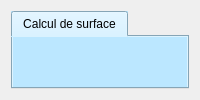
      <widget class="QWidget" name="page_6">
       <layout class="QGridLayout" name="gridLayout_7">
        <item row="0" column="0">
         <widget class="QTabWidget" name="tabWidget">
          <property name="styleSheet">
           <string notr="true">background-color: rgb(187, 231, 255);</string>
          </property>
          <property name="currentIndex">
           <number>0</number>
          </property>
          <widget class="QWidget" name="tab_6_1">
           <attribute name="title">
            <string>Calcul de surface</string>
           </attribute>
           <widget class="QPushButton" name="PB_hp9">
            <property name="geometry">
             <rect>
              <x>660</x>
              <y>460</y>
              <width>101</width>
              <height>61</height>
             </rect>
            </property>
            <property name="font">
             <font>
              <weight>75</weight>
              <bold>true</bold>
             </font>
            </property>
            <property name="styleSheet">
             <string notr="true">background-color:rgb(85, 255, 0)</string>
            </property>
            <property name="text">
             <string/>
            </property>
            <property name="icon">
             <iconset>
              <normaloff>pictures/78-781325_next-button-clipart-panah-purple-next-button-png.png</normaloff>pictures/78-781325_next-button-clipart-panah-purple-next-button-png.png</iconset>
            </property>
            <property name="iconSize">
             <size>
              <width>50</width>
              <height>50</height>
             </size>
            </property>
           </widget>
           <widget class="QPushButton" name="PB_surface">
            <property name="geometry">
             <rect>
              <x>330</x>
              <y>300</y>
              <width>91</width>
              <height>31</height>
             </rect>
            </property>
            <property name="font">
             <font>
              <family>Calibri</family>
              <pointsize>12</pointsize>
              <weight>75</weight>
              <bold>true</bold>
             </font>
            </property>
            <property name="styleSheet">
             <string notr="true">background-color: rgb(85, 255, 0);</string>
            </property>
            <property name="text">
             <string>Résultats</string>
            </property>
           </widget>
           <widget class="QLabel" name="label_109">
            <property name="geometry">
             <rect>
              <x>20</x>
              <y>60</y>
              <width>631</width>
              <height>71</height>
             </rect>
            </property>
            <property name="font">
             <font>
              <family>MS Shell Dlg 2</family>
              <pointsize>10</pointsize>
              <weight>50</weight>
              <italic>false</italic>
              <bold>false</bold>
             </font>
            </property>
            <property name="styleSheet">
             <string notr="true">font: 10pt &quot;MS Shell Dlg 2&quot;;</string>
            </property>
            <property name="text">
             <string>&lt;html&gt;&lt;head/&gt;&lt;body&gt;&lt;p&gt;&lt;span style=&quot; font-size:12pt; color:#ff00ff;&quot;&gt;Il s'agit de calculer la surface d'une partie de la terre compris entre les longitudes &lt;/span&gt;&lt;span style=&quot; font-family:'Arial Unicode MS','DejaVu Sans','Athena','Gentium','Palatino Linotype','Lucida Sans Unicode','Lucida Grande','Code2000','sans-serif'; font-size:12pt; color:#ff00ff;&quot;&gt;λ&lt;/span&gt;&lt;span style=&quot; font-family:'Arial Unicode MS','DejaVu Sans','Athena','Gentium','Palatino Linotype','Lucida Sans Unicode','Lucida Grande','Code2000','sans-serif'; font-size:12pt; color:#ff00ff; vertical-align:sub;&quot;&gt;1&lt;/span&gt;&lt;span style=&quot; font-family:'Arial Unicode MS','DejaVu Sans','Athena','Gentium','Palatino Linotype','Lucida Sans Unicode','Lucida Grande','Code2000','sans-serif'; font-size:12pt; color:#ff00ff;&quot;&gt; et λ&lt;/span&gt;&lt;span style=&quot; font-family:'Arial Unicode MS','DejaVu Sans','Athena','Gentium','Palatino Linotype','Lucida Sans Unicode','Lucida Grande','Code2000','sans-serif'; font-size:12pt; color:#ff00ff; vertical-align:sub;&quot;&gt;2 &lt;/span&gt;&lt;/p&gt;&lt;p&gt;&lt;span style=&quot; font-size:12pt; color:#ff00ff;&quot;&gt;et les latitudes &lt;/span&gt;&lt;span style=&quot; font-size:12pt; color:#ff00ff;&quot;&gt;φ&lt;/span&gt;&lt;span style=&quot; font-size:12pt; color:#ff00ff; vertical-align:sub;&quot;&gt;1 &lt;/span&gt;&lt;span style=&quot; font-size:12pt; color:#ff00ff;&quot;&gt;et φ&lt;/span&gt;&lt;span style=&quot; font-size:12pt; color:#ff00ff; vertical-align:sub;&quot;&gt;2&lt;/span&gt;&lt;span style=&quot; font-family:'Arial Unicode MS','DejaVu Sans','Athena','Gentium','Palatino Linotype','Lucida Sans Unicode','Lucida Grande','Code2000','sans-serif'; font-size:12pt; color:#ff00ff;&quot;&gt;.&lt;/span&gt;&lt;/p&gt;&lt;/body&gt;&lt;/html&gt;</string>
            </property>
           </widget>
           <widget class="QLineEdit" name="cond11">
            <property name="geometry">
             <rect>
              <x>50</x>
              <y>430</y>
              <width>221</width>
              <height>21</height>
             </rect>
            </property>
            <property name="palette">
             <palette>
              <active>
               <colorrole role="WindowText">
                <brush brushstyle="SolidPattern">
                 <color alpha="255">
                  <red>255</red>
                  <green>0</green>
                  <blue>0</blue>
                 </color>
                </brush>
               </colorrole>
               <colorrole role="Button">
                <brush brushstyle="SolidPattern">
                 <color alpha="255">
                  <red>187</red>
                  <green>231</green>
                  <blue>255</blue>
                 </color>
                </brush>
               </colorrole>
               <colorrole role="Base">
                <brush brushstyle="SolidPattern">
                 <color alpha="255">
                  <red>187</red>
                  <green>231</green>
                  <blue>255</blue>
                 </color>
                </brush>
               </colorrole>
               <colorrole role="Window">
                <brush brushstyle="SolidPattern">
                 <color alpha="255">
                  <red>187</red>
                  <green>231</green>
                  <blue>255</blue>
                 </color>
                </brush>
               </colorrole>
              </active>
              <inactive>
               <colorrole role="WindowText">
                <brush brushstyle="SolidPattern">
                 <color alpha="255">
                  <red>255</red>
                  <green>0</green>
                  <blue>0</blue>
                 </color>
                </brush>
               </colorrole>
               <colorrole role="Button">
                <brush brushstyle="SolidPattern">
                 <color alpha="255">
                  <red>187</red>
                  <green>231</green>
                  <blue>255</blue>
                 </color>
                </brush>
               </colorrole>
               <colorrole role="Base">
                <brush brushstyle="SolidPattern">
                 <color alpha="255">
                  <red>187</red>
                  <green>231</green>
                  <blue>255</blue>
                 </color>
                </brush>
               </colorrole>
               <colorrole role="Window">
                <brush brushstyle="SolidPattern">
                 <color alpha="255">
                  <red>187</red>
                  <green>231</green>
                  <blue>255</blue>
                 </color>
                </brush>
               </colorrole>
              </inactive>
              <disabled>
               <colorrole role="WindowText">
                <brush brushstyle="SolidPattern">
                 <color alpha="255">
                  <red>120</red>
                  <green>120</green>
                  <blue>120</blue>
                 </color>
                </brush>
               </colorrole>
               <colorrole role="Button">
                <brush brushstyle="SolidPattern">
                 <color alpha="255">
                  <red>187</red>
                  <green>231</green>
                  <blue>255</blue>
                 </color>
                </brush>
               </colorrole>
               <colorrole role="Base">
                <brush brushstyle="SolidPattern">
                 <color alpha="255">
                  <red>187</red>
                  <green>231</green>
                  <blue>255</blue>
                 </color>
                </brush>
               </colorrole>
               <colorrole role="Window">
                <brush brushstyle="SolidPattern">
                 <color alpha="255">
                  <red>187</red>
                  <green>231</green>
                  <blue>255</blue>
                 </color>
                </brush>
               </colorrole>
              </disabled>
             </palette>
            </property>
            <property name="styleSheet">
             <string notr="true">border-color: rgb(255, 255, 255);
font: 10pt &quot;MS Shell Dlg 2&quot;;</string>
            </property>
           </widget>
           <widget class="QWidget" name="layoutWidget">
            <property name="geometry">
             <rect>
              <x>40</x>
              <y>220</y>
              <width>241</width>
              <height>191</height>
             </rect>
            </property>
            <layout class="QHBoxLayout" name="horizontalLayout_3">
             <item>
              <layout class="QVBoxLayout" name="verticalLayout_12">
               <item>
                <widget class="QLabel" name="label_103">
                 <property name="font">
                  <font>
                   <family>Calibri</family>
                   <pointsize>12</pointsize>
                   <weight>75</weight>
                   <italic>true</italic>
                   <bold>true</bold>
                  </font>
                 </property>
                 <property name="text">
                  <string>&lt;html&gt;&lt;head/&gt;&lt;body&gt;&lt;p&gt;&lt;span style=&quot; font-size:14pt; font-style:normal;&quot;&gt;a (m)&lt;/span&gt;&lt;/p&gt;&lt;/body&gt;&lt;/html&gt;</string>
                 </property>
                </widget>
               </item>
               <item>
                <widget class="QLabel" name="label_104">
                 <property name="font">
                  <font>
                   <family>Calibri</family>
                   <pointsize>12</pointsize>
                   <weight>75</weight>
                   <italic>true</italic>
                   <bold>true</bold>
                  </font>
                 </property>
                 <property name="text">
                  <string>&lt;html&gt;&lt;head/&gt;&lt;body&gt;&lt;p&gt;&lt;span style=&quot; font-size:14pt; font-style:normal;&quot;&gt;Inverse f (m&lt;/span&gt;&lt;span style=&quot; font-size:14pt; font-style:normal; vertical-align:super;&quot;&gt;-1&lt;/span&gt;&lt;span style=&quot; font-size:14pt; font-style:normal;&quot;&gt;)&lt;/span&gt;&lt;/p&gt;&lt;/body&gt;&lt;/html&gt;</string>
                 </property>
                </widget>
               </item>
               <item>
                <widget class="QLabel" name="label_105">
                 <property name="font">
                  <font>
                   <family>Calibri</family>
                   <pointsize>12</pointsize>
                   <weight>75</weight>
                   <italic>true</italic>
                   <bold>true</bold>
                  </font>
                 </property>
                 <property name="text">
                  <string>&lt;html&gt;&lt;head/&gt;&lt;body&gt;&lt;p&gt;&lt;span style=&quot; font-size:14pt; font-style:normal;&quot;&gt;φ&lt;/span&gt;&lt;span style=&quot; font-size:14pt; font-style:normal; vertical-align:sub;&quot;&gt;1 &lt;/span&gt;&lt;span style=&quot; font-size:14pt; font-style:normal; vertical-align:super;&quot;&gt;°&lt;/span&gt;&lt;/p&gt;&lt;/body&gt;&lt;/html&gt;</string>
                 </property>
                </widget>
               </item>
               <item>
                <widget class="QLabel" name="label_106">
                 <property name="font">
                  <font>
                   <family>Calibri</family>
                   <pointsize>12</pointsize>
                   <weight>75</weight>
                   <italic>true</italic>
                   <bold>true</bold>
                  </font>
                 </property>
                 <property name="text">
                  <string>&lt;html&gt;&lt;head/&gt;&lt;body&gt;&lt;p&gt;&lt;span style=&quot; font-size:14pt; font-style:normal;&quot;&gt;φ&lt;/span&gt;&lt;span style=&quot; font-size:14pt; font-style:normal; vertical-align:sub;&quot;&gt;2&lt;/span&gt;&lt;span style=&quot; font-size:14pt; font-style:normal; vertical-align:super;&quot;&gt; °&lt;/span&gt;&lt;/p&gt;&lt;/body&gt;&lt;/html&gt;</string>
                 </property>
                </widget>
               </item>
               <item>
                <widget class="QLabel" name="label_107">
                 <property name="font">
                  <font>
                   <family>Calibri</family>
                   <pointsize>12</pointsize>
                   <weight>75</weight>
                   <italic>true</italic>
                   <bold>true</bold>
                  </font>
                 </property>
                 <property name="text">
                  <string>&lt;html&gt;&lt;head/&gt;&lt;body&gt;&lt;p&gt;&lt;span style=&quot; font-size:14pt; font-style:normal;&quot;&gt;λ&lt;/span&gt;&lt;span style=&quot; font-size:14pt; font-style:normal; vertical-align:sub;&quot;&gt;1&lt;/span&gt;&lt;span style=&quot; font-size:14pt; font-style:normal;&quot;&gt; °&lt;/span&gt;&lt;/p&gt;&lt;/body&gt;&lt;/html&gt;</string>
                 </property>
                </widget>
               </item>
               <item>
                <widget class="QLabel" name="label_108">
                 <property name="font">
                  <font>
                   <family>Calibri</family>
                   <pointsize>12</pointsize>
                   <weight>75</weight>
                   <italic>true</italic>
                   <bold>true</bold>
                  </font>
                 </property>
                 <property name="text">
                  <string>&lt;html&gt;&lt;head/&gt;&lt;body&gt;&lt;p&gt;&lt;span style=&quot; font-size:14pt; font-style:normal;&quot;&gt;λ&lt;/span&gt;&lt;span style=&quot; font-size:14pt; font-style:normal; vertical-align:sub;&quot;&gt;2&lt;/span&gt;&lt;span style=&quot; font-size:14pt; font-style:normal;&quot;&gt; °&lt;/span&gt;&lt;/p&gt;&lt;/body&gt;&lt;/html&gt;</string>
                 </property>
                </widget>
               </item>
              </layout>
             </item>
             <item>
              <layout class="QVBoxLayout" name="verticalLayout_13">
               <item>
                <widget class="QLineEdit" name="a_surface">
                 <property name="font">
                  <font>
                   <family>Calibri</family>
                   <pointsize>12</pointsize>
                   <weight>50</weight>
                   <italic>false</italic>
                   <bold>false</bold>
                  </font>
                 </property>
                 <property name="styleSheet">
                  <string notr="true">background-color: rgb(255, 255, 255);
font: 12pt &quot;Calibri&quot;;</string>
                 </property>
                </widget>
               </item>
               <item>
                <widget class="QLineEdit" name="invf_surface">
                 <property name="font">
                  <font>
                   <family>Calibri</family>
                   <pointsize>12</pointsize>
                   <weight>50</weight>
                   <italic>false</italic>
                   <bold>false</bold>
                  </font>
                 </property>
                 <property name="styleSheet">
                  <string notr="true">background-color: rgb(255, 255, 255);
font: 12pt &quot;Calibri&quot;;</string>
                 </property>
                </widget>
               </item>
               <item>
                <widget class="QLineEdit" name="phi1_surface">
                 <property name="font">
                  <font>
                   <family>Calibri</family>
                   <pointsize>12</pointsize>
                   <weight>50</weight>
                   <italic>false</italic>
                   <bold>false</bold>
                  </font>
                 </property>
                 <property name="styleSheet">
                  <string notr="true">background-color: rgb(255, 255, 255);
font: 12pt &quot;Calibri&quot;;</string>
                 </property>
                </widget>
               </item>
               <item>
                <widget class="QLineEdit" name="phi2_surface">
                 <property name="font">
                  <font>
                   <family>Calibri</family>
                   <pointsize>12</pointsize>
                   <weight>50</weight>
                   <italic>false</italic>
                   <bold>false</bold>
                  </font>
                 </property>
                 <property name="styleSheet">
                  <string notr="true">background-color: rgb(255, 255, 255);
font: 12pt &quot;Calibri&quot;;</string>
                 </property>
                </widget>
               </item>
               <item>
                <widget class="QLineEdit" name="lam1_surface">
                 <property name="font">
                  <font>
                   <family>Calibri</family>
                   <pointsize>12</pointsize>
                   <weight>50</weight>
                   <italic>false</italic>
                   <bold>false</bold>
                  </font>
                 </property>
                 <property name="styleSheet">
                  <string notr="true">background-color: rgb(255, 255, 255);
font: 12pt &quot;Calibri&quot;;</string>
                 </property>
                </widget>
               </item>
               <item>
                <widget class="QLineEdit" name="lam2_surface">
                 <property name="font">
                  <font>
                   <family>Calibri</family>
                   <pointsize>12</pointsize>
                   <weight>50</weight>
                   <italic>false</italic>
                   <bold>false</bold>
                  </font>
                 </property>
                 <property name="styleSheet">
                  <string notr="true">background-color: rgb(255, 255, 255);
font: 12pt &quot;Calibri&quot;;</string>
                 </property>
                </widget>
               </item>
              </layout>
             </item>
            </layout>
           </widget>
           <widget class="QWidget" name="layoutWidget">
            <property name="geometry">
             <rect>
              <x>490</x>
              <y>260</y>
              <width>211</width>
              <height>91</height>
             </rect>
            </property>
            <layout class="QVBoxLayout" name="verticalLayout_49">
             <item>
              <widget class="QLabel" name="label_110">
               <property name="font">
                <font>
                 <family>Calibri</family>
                 <pointsize>12</pointsize>
                 <weight>75</weight>
                 <italic>true</italic>
                 <bold>true</bold>
                </font>
               </property>
               <property name="text">
                <string>&lt;html&gt;&lt;head/&gt;&lt;body&gt;&lt;p&gt;&lt;span style=&quot; font-style:normal;&quot;&gt;La surface calculée &lt;/span&gt;&lt;/p&gt;&lt;/body&gt;&lt;/html&gt;</string>
               </property>
              </widget>
             </item>
             <item>
              <layout class="QHBoxLayout" name="horizontalLayout_28">
               <item>
                <widget class="QLineEdit" name="s_surface">
                 <property name="enabled">
                  <bool>false</bool>
                 </property>
                 <property name="font">
                  <font>
                   <family>Calibri</family>
                   <pointsize>12</pointsize>
                   <weight>50</weight>
                   <italic>false</italic>
                   <bold>false</bold>
                  </font>
                 </property>
                 <property name="styleSheet">
                  <string notr="true">background-color: rgb(255, 255, 255);
font: 12pt &quot;Calibri&quot;;</string>
                 </property>
                </widget>
               </item>
               <item>
                <widget class="QLabel" name="label_111">
                 <property name="font">
                  <font>
                   <family>Calibri</family>
                   <pointsize>12</pointsize>
                   <weight>75</weight>
                   <italic>true</italic>
                   <bold>true</bold>
                  </font>
                 </property>
                 <property name="text">
                  <string>&lt;html&gt;&lt;head/&gt;&lt;body&gt;&lt;p&gt;&lt;span style=&quot; font-size:14pt;&quot;&gt;m&lt;/span&gt;&lt;span style=&quot; font-size:14pt; vertical-align:super;&quot;&gt;2&lt;/span&gt;&lt;/p&gt;&lt;/body&gt;&lt;/html&gt;</string>
                 </property>
                </widget>
               </item>
              </layout>
             </item>
            </layout>
           </widget>
          </widget>
         </widget>
        </item>
       </layout>
      </widget>
